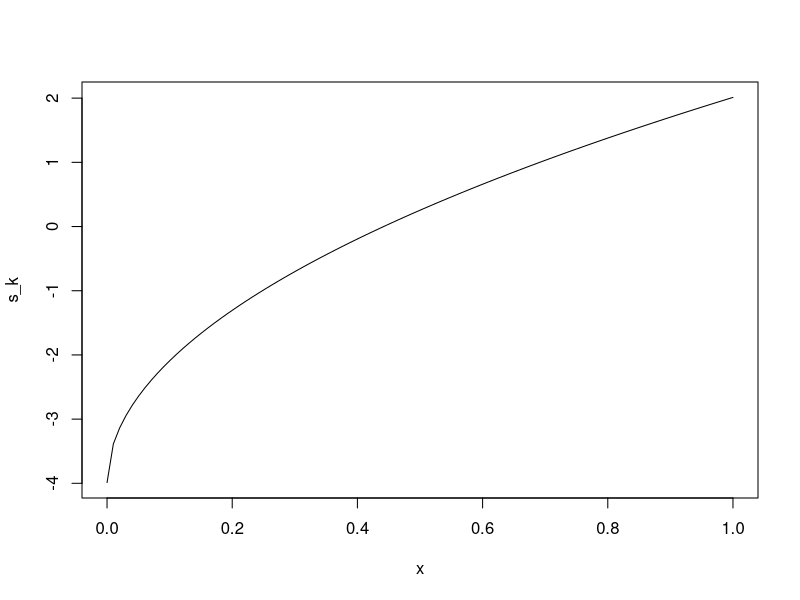
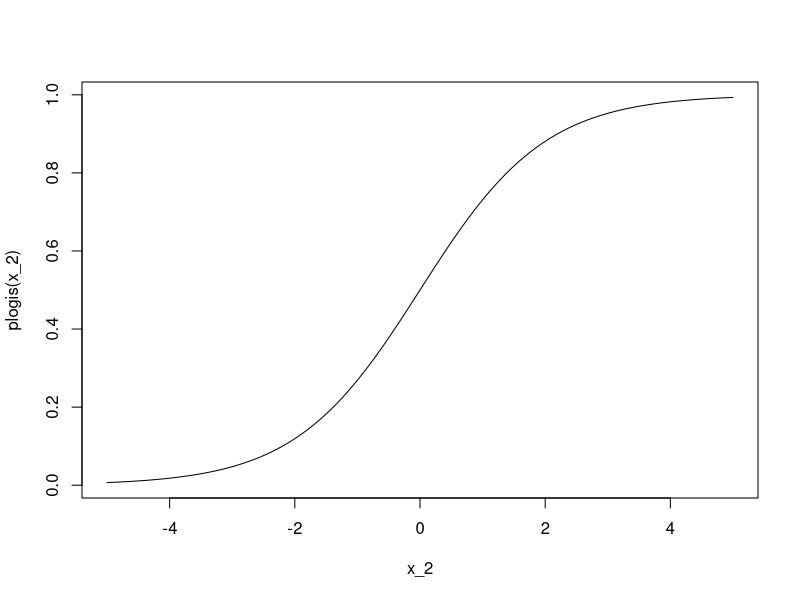
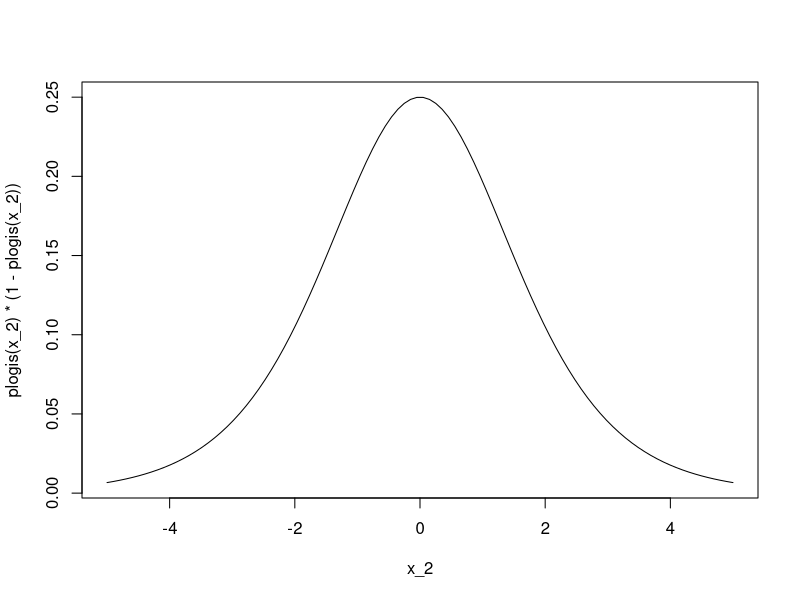
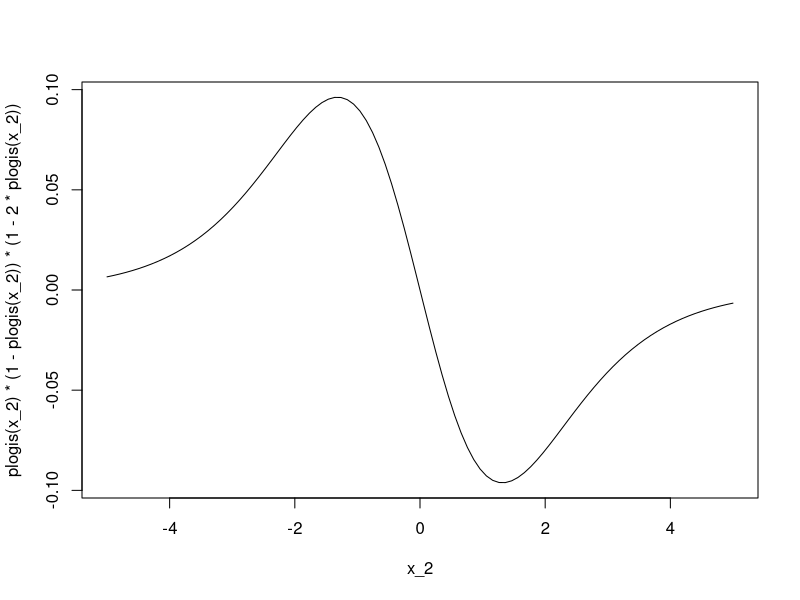
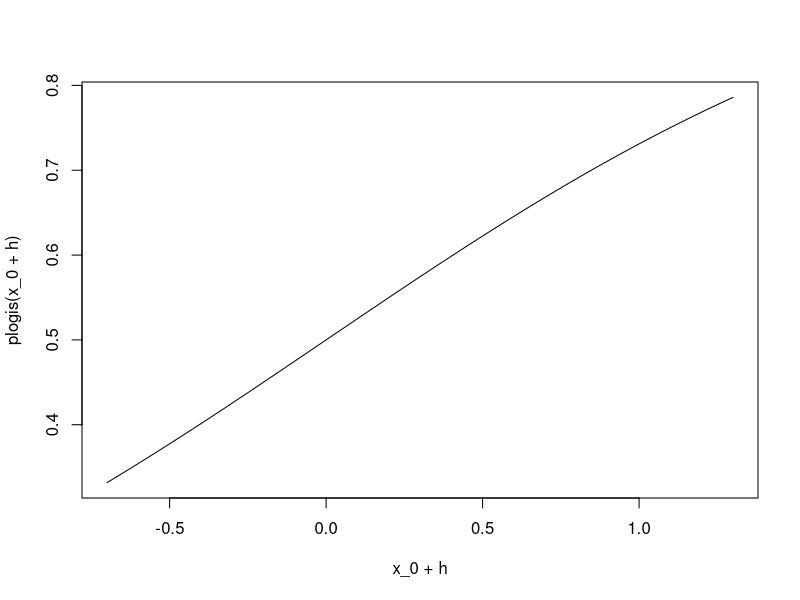

Recreate these plots in R, in order. (Note: this script raises an error after producing the figures.)
# logistic interpretation

# forecast derived effect
x <- seq(0, 1, length.out = 100)
# s_k based on a sqrt shape

s_k <- 6 * (sqrt(x) - mean(sqrt(x)))

plot(x, s_k, type = "l")

# logit function
x_2 <- seq(-5, 5, length.out = 100)
plot(x_2, plogis(x_2), type = "l")
plot(x_2, plogis(x_2) * (1 - plogis(x_2)), type = "l")
plot(x_2, plogis(x_2) * (1 - plogis(x_2)) * (1 - 2 * plogis(x_2)), type = "l")


plogis_der <- function(x) plogis(x) * (1 - plogis(x))
plogis_der2 <- function(x) plogis(x) * (1 - plogis(x)) * (1 - 2 * plogis(x))
plogis_tailor2 <- function(h, x_0 = 0) {
  plogis(x_0) + plogis_der(x_0) * h + 1 / 2 * plogis_der2(x_0) * h^2
}


other_terms <- 0.1
intercept <- 0.2
x_0 <- other_terms + intercept
h <- seq(-1, 1, length.out = 100)
plot(x_0 + h, plogis(x_0 + h), type = "l")
plogis_der()
lines(
  x_0 + h,
  plogis_tailor2(h, x_0),
  col = "darkred"
)
plogis(intercept + other_terms)
s_k <- 6 * (sqrt(x) - mean(sqrt(x)))
plot(s_k, plogis(intercept + other_terms + s_k), type = "l")
lines(
  s_k,
  plogis_tailor2(
    h = s_k,
    x_0 = intercept + other_terms
  ),
  col = "darkred"
)


other_terms <- 0
intercept <- 0
s_k <- 6 * (sqrt(x) - mean(sqrt(x)))
plot(x, plogis(intercept + other_terms + s_k), type = "l")


plot(x, s_k, type = "l")
s_k_flat <- 6 * (sqrt(x) - mean(sqrt(x))) + 1 * (x - 0.5)
plot(x, s_k_flat, type = "l")

other_terms <- 0
intercept <- 0
s_k_flat <- 6 * (sqrt(x) - mean(sqrt(x))) + 1 * (x - 0.5)
plot(x, plogis(intercept + other_terms + s_k_flat), type = "l")


s_k <- 6 * (sqrt(x) - mean(sqrt(x)))
plot(x, s_k, type = "l")
lines(x, qlogis(x), col = "darkred")
